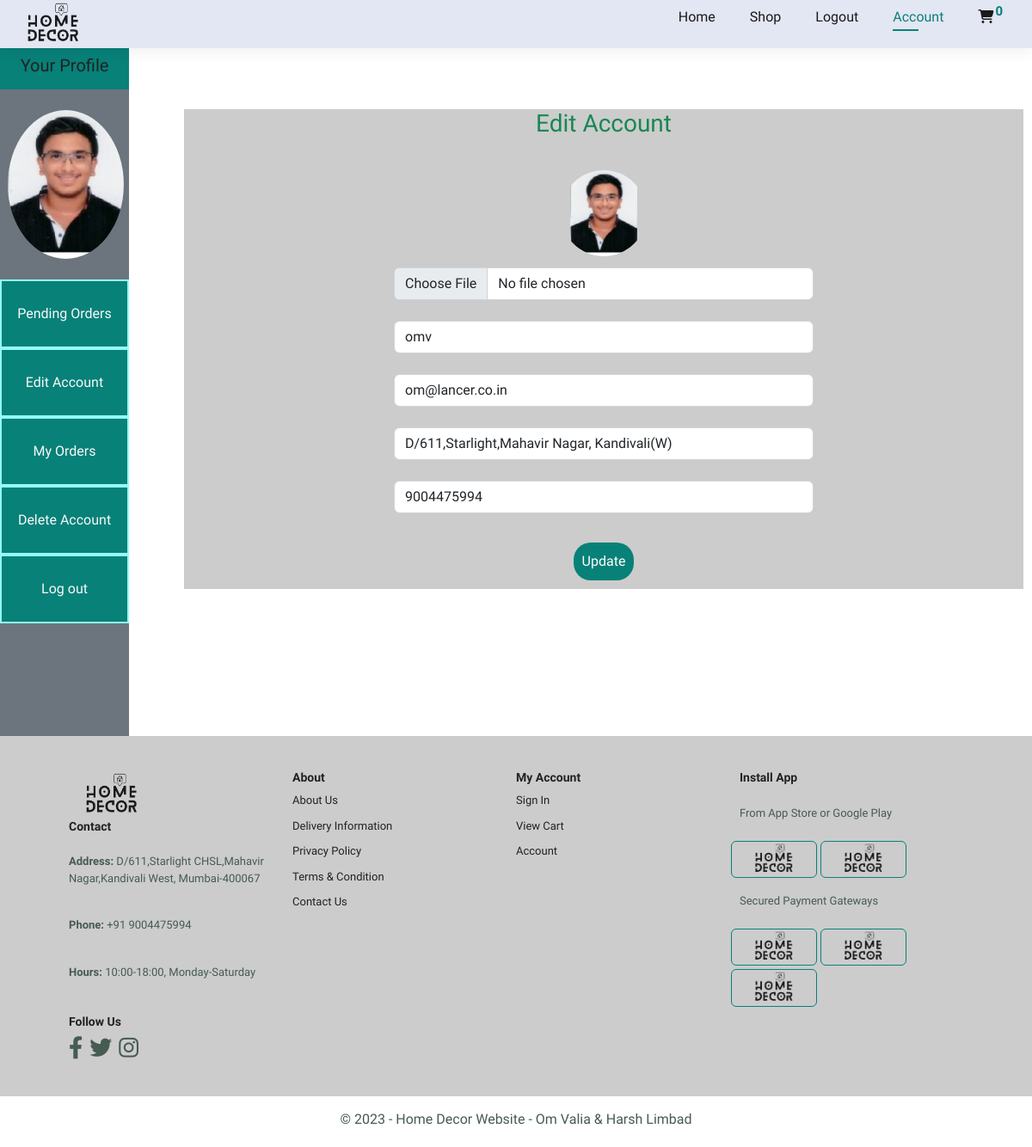
Page /users_area/profile.php?edit_account (signed in) on the committed database.
### tables this page shows
CREATE TABLE `user_table` (
  `user_id` int(11) NOT NULL,
  `username` varchar(100) NOT NULL,
  `user_email` varchar(100) NOT NULL,
  `user_password` varchar(255) NOT NULL,
  `user_image` varchar(255) NOT NULL,
  `user_ip` varchar(100) NOT NULL,
  `user_address` varchar(255) NOT NULL,
  `user_mobile` varchar(20) NOT NULL,
  `resettoken` varchar(255) DEFAULT NULL,
  `resettokenexpire` date DEFAULT NULL
);

### users_area/edit_account.php (the view, shortened to what this page needs)
<?php
include('../includes/connect.php');
if(isset($_GET['edit_account'])){
    $user_session_name=$_SESSION['username'];
    $select_query="select * from `user_table` where username='$user_session_name'";
    $result_query=mysqli_query($con,$select_query);
    $row_fetch=mysqli_fetch_assoc($result_query);
    $username=$row_fetch['username'];
    $user_email=$row_fetch['user_email'];
    $user_address=$row_fetch['user_address'];
    $user_mobile=$row_fetch['user_mobile'];
    $user_image=$row_fetch['user_image'];
}
?>
<!DOCTYPE html>
<html lang="en">
<head>
    <link rel="stylesheet" href="style.css">
</head>
<body>
    <div class="update_edit_account">
    <h3 class="text-center text-success mb-4">Edit Account</h3>
    <form action="" method="post" enctype="multipart/form-data" class="text-center">
        <div class="form-outline mb-4  w-50 m-auto">
            <img src="./user_images/<?php echo $user_image?>" alt="" class="edit_img upadte-profile_image">
            <input type="file" class="form-control m-auto" name="user_image" placeholder="Change your profile picture">
        </div>
        <div class="form-outline mb-4">
            <input type="text" class="form-control w-50 m-auto" value="<?php echo $username ?>" name="user_username" >
        </div>
        <div class="form-outline mb-4">
            <input type="email" class="form-control w-50 m-auto" value="<?php echo $user_email ?>" name="user_email">
        </div>
        <div class="form-outline mb-4">
            <input type="text" class="form-control w-50 m-auto" value="<?php echo $user_address ?>" name="user_address">
        </div>
        <div class="form-outline mb-4">
            <input type="text" class="form-control w-50 m-auto" value="<?php echo $user_mobile ?>" name="user_mobile">
        </div>
        <input type="submit" value="Update" class="user_update_btn" name="user_update">
    </form>
    </div>
</body>
</html>

### users_area/profile.php (shortened to what this page needs)
<?php
include('../functions/common_function.php');
?>
<!DOCTYPE html>
<html lang="en">
<head>
    <link href="https://cdn.jsdelivr.net/npm/bootstrap@5.2.2/dist/css/bootstrap.min.css" rel="stylesheet">
    <link rel="stylesheet" href="https://cdnjs.cloudflare.com/ajax/libs/font-awesome/6.2.0/css/all.min.css" />
    <link rel="stylesheet" href="../style.css">
</head>
<body>
    <section id="header">
        <a href="index.php"><img src="../images/logo3.png" alt="logo" class="logo" ></a>
        <div>
            <ul id="navbar">
                <li><a href="../index.php">Home</a></li>
                <li><a href="../display_all.php">Shop</a></li>
                <li>
                <?php
                if(!isset($_SESSION['username'])){
                    echo "<a href='user_login.php' id='navbar'>Login</a>";
                }
                else{
                    echo"<a href='./users_area/logout.php' id='navbar'>Logout</a>";
                    echo "<li><a href='profile.php' id='navbar' class='active'>Account</a></li>";
                }
                ?>
                </li>
                <li><a href="../cart.php"><i class="fa-solid fa-cart-shopping"><sup><?php cart_item()?></sup></i></a></li>
            </ul>
        </div>
    </section>
    <div class="row">
        <div class="col-md-2">
            <div class="col-md-10">
            <ul class="navbar-nav bg-secondary text-center" style="height:100vh">
                <li class="nav-item update_userprofile">
                <a class="nav-link text-light" href="#"><h4>Your Profile</h4></a>
                </li>
                <?php
                   $username=$_SESSION['username'];
                   $user_image="Select * from `user_table` where username='$username'";
                   $result_image=mysqli_query($con,$user_image);
                   $row_image=mysqli_fetch_array($result_image);
                   $user_image=$row_image['user_image'];
                   echo "
                   <li class='nav-item'>
                    <img src='./user_images/$user_image' alt='image' class='profile_img my-4'>
                    </li>
                   ";
                ?>
                <li class="nav-item user_manu">
                <a class="nav-link text-light" href="profile.php">Pending Orders</a>
                </li>
                <li class="nav-item user_manu">
                <a class="nav-link text-light" href="profile.php?edit_account">Edit Account</a>
                </li>
                <li class="nav-item user_manu">
                <a class="nav-link text-light" href="profile.php?my_orders">My Orders</a>
                </li>
                <li class="nav-item user_manu">
                <a class="nav-link text-light" href="profile.php?delete_account">Delete Account</a>
                </li>
                <li class="nav-item user_manu">
                <a class="nav-link text-light" href="logout.php">Log out</a>
                </li>
            </ul>
            </div>
            </div>
            <div class="col-md-10">
                <?php get_user_order_details();
                      if(isset($_GET['edit_account'])){
                        include('edit_account.php');
                      }
                ?>
            </div>
    </div>
    <?php
       include('../includes/footer.php');
    ?>
</body>
</html>

### style.css (style rules this page uses)
* { margin: 0; padding: 0; box-sizing: border-box; font-family: 'Spartan', sans-serif; }
.admin_btn, .user_update_btn { margin: 10px; background: #088178; border:none; padding:10px; color:white; border-radius: 20px; }
.user_manu { border:2px solid #94fcf5; background:#088178; padding:18px 4px; }
.update_userprofile { background:#088178; }
.update_edit_account { margin:71px 10px; background: #ccc; }
.upadte-profile_image { border-radius: 50%; margin:13px 4px; }
img { width: 100%; }
.logo { width: 100px; }
h4 { font-size: 20px; color: #222; }
body { width: 100%; }
#header { display: grid; grid-template-columns: 8fr 2fr; align-items: center; padding: 0px 12px; background: #E3E6F3; box-shadow: 0 5px 15px rgba(0,0,0,0.06); z-index: 999; position: sticky; top: 0; left: 0; }
#navbar { display: flex; align-items: center; justify-self: center; }
#navbar li { list-style: none; padding: 0 20px; position: relative; }
#navbar li a, #navbar li a sup { text-decoration: none; font-size: 16px; font-weight: 800px; color: #1a1a1a; transition: 0.3s ease; }
#navbar li a sup { padding: 2px; color: #088178; font-size: 15px; }
#navbar li a:hover, #navbar li a.active { color: #088178; }
#navbar li a.active::after, #navbar li a:hover::after { content: ""; width: 30%; height: 2px; background-color: #088178; position: absolute; bottom: -4px; left: 20px; }

### users_area/profile.php (style rules this page uses)
body { overflow-x:hidden; }
.profile_img { width:90%; margin:auto; display:block; border-radius:50%; objech-fit:contain; margin:9px; }
.edit_img { width:100px; height:100px; object-fit:contain; }

### rows in the picture
user_table: user_image (picture), user_username "omv", user_email "om@lancer.co.in", user_address "D/611,Starlight,Mahavir Nagar, Kandivali(W)", user_mobile "9004475994"

### other values in the picture
$count_cart_items "0"
